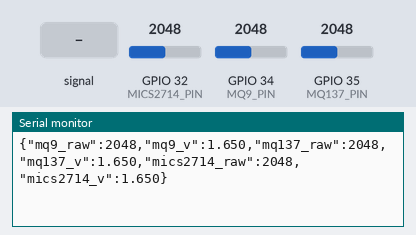
Recording of a sketch running on a simulated ESP32. On the bench: the last lines printed to the serial monitor. The inputs (shaded band) are chosen by the test bench; at power-on: GPIO 32 (MICS2714_PIN) = 2048, GPIO 34 (MQ9_PIN) = 2048, GPIO 35 (MQ137_PIN) = 2048 (analog values on the 0–4095 scale).

Above: at 1.8 s.
1.9 s: GPIO 32 (MICS2714_PIN) fed a 200 Hz sine of ±327 counts around its level
At 2.8 s:
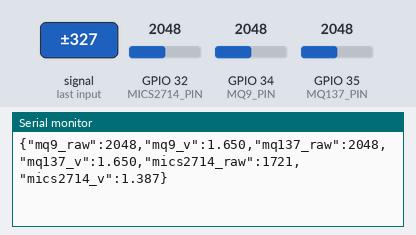
3.4 s: GPIO 32 (MICS2714_PIN) set to 2866
At 4.7 s:
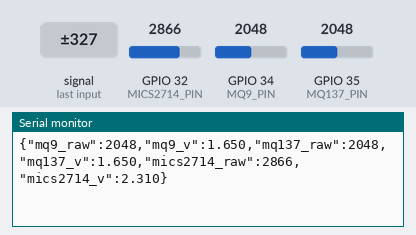
4.9 s: GPIO 34 (MQ9_PIN) set to 2866
At 5.7 s:
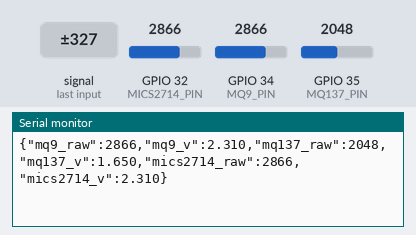
6.4 s: GPIO 35 (MQ137_PIN) set to 2866
At 7.6 s:
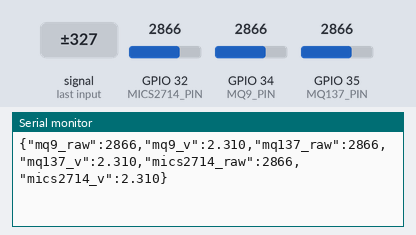
7.9 s: GPIO 32 (MICS2714_PIN) fed a 1000 Hz sine of ±1023 counts around its level
At 8.5 s:
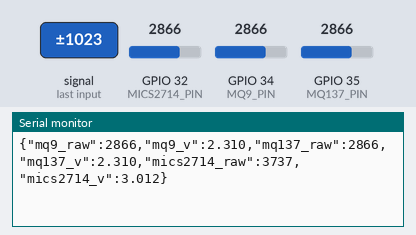
9.4 s: GPIO 32 (MICS2714_PIN) set to 3603
At 10.9 s:
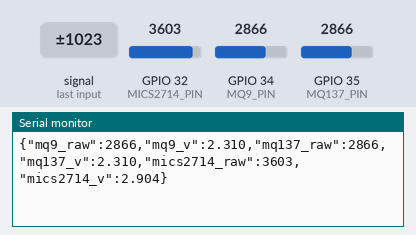

The sketch:

FinalRecieverCodeESP32withallSensorsData.ino
```cpp
#define MQ9_PIN      34
#define MQ137_PIN    35
#define MICS2714_PIN 32

String unoJson = "{}";

void setup()
{
  Serial.begin(115200);

  // UART from Arduino UNO
  Serial2.begin(9600, SERIAL_8N1, 16, 17);

  analogReadResolution(12);

  Serial.println("ESP Ready");
}

void loop()
{
  // Read JSON from UNO
  if (Serial2.available())
  {
    unoJson = Serial2.readStringUntil('\n');

    unoJson.trim();
  }

  // Read ESP sensors
  int mq9Raw = analogRead(MQ9_PIN);
  int mq137Raw = analogRead(MQ137_PIN);
  int micsRaw = analogRead(MICS2714_PIN);

  float mq9Voltage   = (mq9Raw * 3.3) / 4095.0;
  float mq137Voltage = (mq137Raw * 3.3) / 4095.0;
  float micsVoltage  = (micsRaw * 3.3) / 4095.0;

  // Remove outer braces from UNO JSON
  String inside = "";

  if (unoJson.startsWith("{") && unoJson.endsWith("}"))
  {
    inside = unoJson.substring(1, unoJson.length() - 1);
  }

  // Combined JSON
  Serial.print("{");

  if (inside.length() > 0)
  {
    Serial.print(inside);
    Serial.print(",");
  }

  Serial.print("\"mq9_raw\":");
  Serial.print(mq9Raw);

  Serial.print(",\"mq9_v\":");
  Serial.print(mq9Voltage, 3);

  Serial.print(",\"mq137_raw\":");
  Serial.print(mq137Raw);

  Serial.print(",\"mq137_v\":");
  Serial.print(mq137Voltage, 3);

  Serial.print(",\"mics2714_raw\":");
  Serial.print(micsRaw);

  Serial.print(",\"mics2714_v\":");
  Serial.print(micsVoltage, 3);

  Serial.println("}");

  delay(1000);
}
```

Measured:
- after the input at 1.9 s, the serial monitor: prints a new line after 0.11 s (image 1)
- after the input at 3.4 s, the serial monitor: prints a new line after 0.62 s (image 2)
- after the input at 4.9 s, the serial monitor: prints a new line after 0.12 s (image 3)
- after the input at 6.4 s, the serial monitor: prints a new line after 0.63 s (image 4)
- after the input at 7.9 s, the serial monitor: prints a new line after 0.13 s (image 5)
- after the input at 9.4 s, the serial monitor: prints a new line after 0.64 s (image 6)
